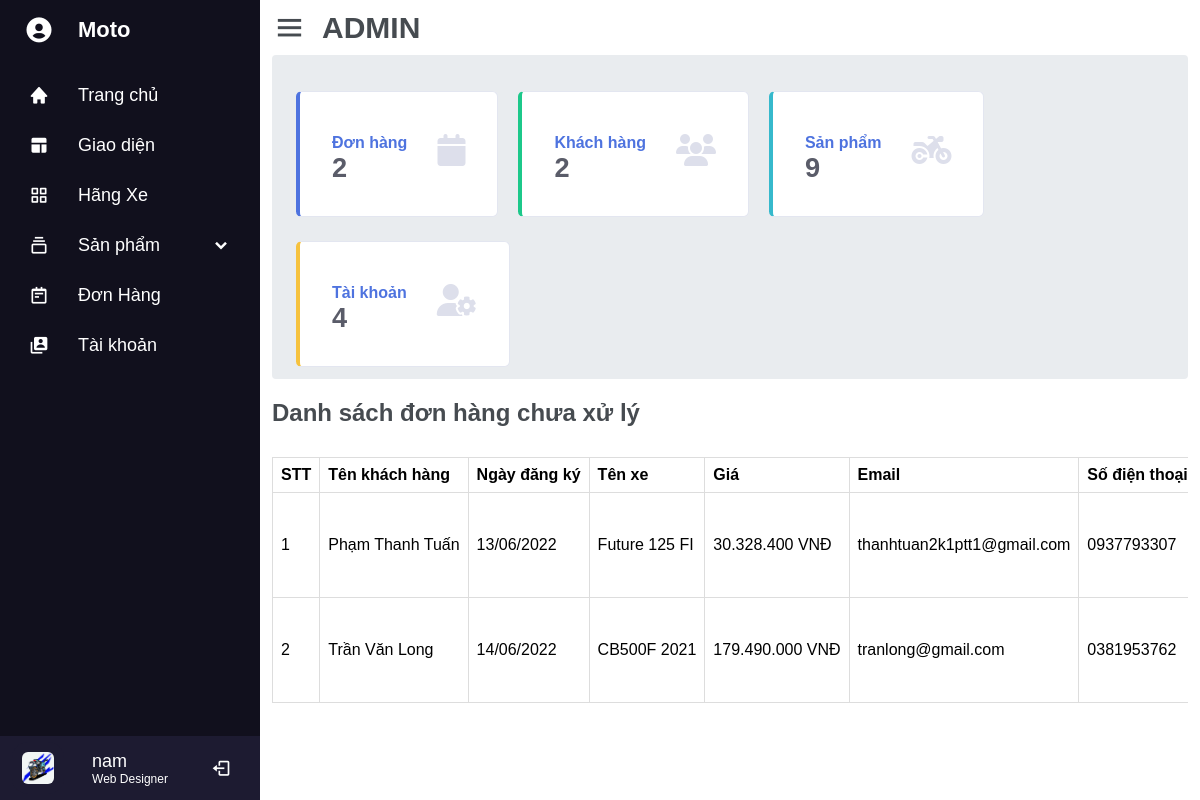
Page /admin/admin.php (signed in) on the committed database.
### tables this page shows
CREATE TABLE `donhang` (
  `MaDonHang` int(11) NOT NULL,
  `TenXe` varchar(50) DEFAULT NULL,
  `NgayDK` date DEFAULT NULL,
  `GhiChu` longtext DEFAULT NULL,
  `MaXe` char(5) DEFAULT NULL,
  `MaKhachHang` char(8) DEFAULT NULL,
  `TrangThai` tinyint(1) NOT NULL
);

CREATE TABLE `khachhang` (
  `MaKhachHang` char(8) NOT NULL,
  `TenKhachHang` varchar(40) DEFAULT NULL,
  `DiaChi` varchar(100) DEFAULT NULL,
  `SDT` char(10) DEFAULT NULL,
  `Email` char(45) DEFAULT NULL
);

CREATE TABLE `xe` (
  `MaXe` char(5) NOT NULL,
  `TenXe` varchar(25) DEFAULT NULL,
  `Gia` float DEFAULT NULL,
  `Hinh` longtext DEFAULT NULL,
  `TenHang` varchar(15) DEFAULT NULL,
  `MaLoai` char(3) DEFAULT NULL,
  `HienThi` tinyint(1) NOT NULL
);

### include/connect.php (called while the page is built, shortened)
<?php
function executeResult($SQL)
{
$CON = mysqli_connect(SERVER, USER, PASS, DB);
    mysqli_set_charset($CON, 'UTF8');
    $RESULT = mysqli_query($CON, $SQL);
    $DATA = [];
    while ($ROW = mysqli_fetch_array($RESULT, 1)) {
        $DATA[] = $ROW;
    }
    return $DATA;
}

### admin/admin.php (the view, shortened to what this page needs)
<?php
require_once('../include/connect.php');
?>
<!DOCTYPE html>
<html lang="en">
<head>
    <link href='https://unpkg.com/boxicons@2.1.2/css/boxicons.min.css' rel='stylesheet'>
    <link rel="stylesheet" href="https://cdnjs.cloudflare.com/ajax/libs/font-awesome/6.1.1/css/all.min.css">
    <?php
    require_once('./style.php');
    ?>
</head>
<body>
    <?php
    require_once('./sidebar.php');
    ?>
    <section class="layout-content">
        <div class="content">
            <div class="header">
                <i class='bx bx-menu'></i>
                <div class="title-content">ADMIN </div>
            </div>
            <div class="menu-content">
                <div class="row">
                    <div class="card donhang">
                        <div class="card-body">
                            <div class="col-left">
                                <div class="text">Đơn hàng</div>
                                <?php
                                    $Count = 0;
                                    $SQL = 'SELECT * FROM donhang';
                                    $categoryList = executeResult($SQL);
                                    foreach ($categoryList as $item) {
                                        $Count++;
                                    }
                                    echo '<div class="number">'.$Count.'</div>';
                                ?>
                            </div>
                            <div class="logo">
                                <i class="fas fa-calendar fa-2x text-gray-300"></i>
                            </div>
                        </div>
                    </div>
                    <div class="card khachhang">
                        <div class="card-body">
                            <div class="col-left">
                                <div class="text">Khách hàng</div>
                                <?php
                                    $Count = 0;
                                    $SQL = 'SELECT * FROM khachhang';
                                    $categoryList = executeResult($SQL);
                                    foreach ($categoryList as $item) {
                                        $Count++;
                                    }
                                    echo '<div class="number">'.$Count.'</div>';
                                ?>
                            </div>
                            <div class="logo">
                                <i class="fas fa-solid fa-users fa-2x text-gray-300"></i>
                            </div>
                        </div>
                    </div>
                    <div class="card sanpham">
                        <div class="card-body">
                            <div class="col-left">
                                <div class="text">Sản phẩm</div>
                                <?php
                                    $Count = 0;
                                    $SQL = 'SELECT * FROM xe';
                                    $categoryList = executeResult($SQL);
                                    foreach ($categoryList as $item) {
                                        $Count++;
                                    }
                                    echo '<div class="number">'.$Count.'</div>';
                                ?>
                            </div>
                            <div class="logo">
                                <i class="fas fa-motorcycle fa-2x text-gray-300"></i>
                            </div>
                        </div>
                    </div>
                    <div class="card user">
                        <div class="card-body">
                            <div class="col-left">
                                <div class="text">Tài khoản</div>
                                <?php
                                    $Count = 0;
                                    $SQL = 'SELECT * FROM taikhoan';
                                    $categoryList = executeResult($SQL);
                                    foreach ($categoryList as $item) {
                                        $Count++;
                                    }
                                    echo '<div class="number">'.$Count.'</div>';
                                ?>
                            </div>
                            <div class="logo">
                                <i class="fas fa-user-gear fa-2x text-gray-300"></i>
                            </div>
                        </div>
                    </div>
                </div>
            </div>
            <h2>Danh sách đơn hàng chưa xử lý</h2>
            <div class="card-body">
                <div class="table-responsive">
                <form method="post">
                    <table>
                        <tr class="title">
                            <td>STT</td>
                            <td>Tên khách hàng</td>
                            <td>Ngày đăng ký</td>
                            <td>Tên xe</td>
                            <td>Giá</td>
                            <td>Email</td>
                            <td>Số điện thoại</td>
                        </tr>
                        <?php
                        $STT = 1;
                        $SQL = 'SELECT MaDonHang, xe.TenXe, Gia, TenKhachHang, NgayDK, DiaChi, SDT, Email, GhiChu, TrangThai, khachhang.MaKhachHang
                                FROM donhang
                                INNER JOIN khachhang
                                ON donhang.MaKhachHang = khachhang.MaKhachHang
                                INNER JOIN xe
                                ON donhang.MaXe = xe.MaXe';
                        $categoryList = executeResult($SQL);
                        foreach ($categoryList as $item) {
                            if ($item['TrangThai'] == 0) {
                                $Ngaydk = $item['NgayDK'];
                                $date= date_create("$Ngaydk");
                                $NgayDK = date_format($date,"d/m/Y");
                                $Gia =  number_format($item['Gia'], 0, ",", ".");
                                echo '<tr>
                                <td>'.$STT.'</td>
                                <td>'.$item['TenKhachHang'].'</td>
                                <td>'.$NgayDK.'</td>
                                <td>'.$item['TenXe'].'</td>
                                <td>'.$Gia.' VNĐ</td>
                                <td>'.$item['Email'].'</td>
                                <td>'.$item['SDT'].'</td>
                                <td>'.$item['GhiChu'].'</td>
                                <td>
                                    <form method="post">
                                        <!-- <input class="btn-update xl" name="update" id="update" value="Xử lý"></input>
                                        <input type="submit" class="btn-xoa xl" name="xoa" id="xoa" value="Xóa"></input> -->
                                        <input value="' . $item['MaDonHang'] . '" class="form-control" id="MaDonHang" name="MaDonHang" type="hidden"/>
                                        <input value="' . $item['MaKhachHang'] . '" class="form-control" id="MaKhachHang" name="MaKhachHang" type="hidden"/>
                                        <div class="frame">
                                            <button id="btn-xuly" name="btn-xuly" class="custom-btn btn-7 xn"><span>Xử lý</span></button>
                                        </div>
                                        <div class="frame">
                                            <button id="btn-xoa" name="btn-xoa" class="custom-btn btn-7 huy"><span>xóa</span></button>
                                        </div>
                                    </form>
                                </td>
                            </tr>';
                            }
                            $STT++;
                        }
                        ?>
                    </table>
                </form>
                </div>
            </div>
    </section>
</body>
</html>

### admin/css/admin.css (style rules this page uses)
:root { --gray: #464b50; --secondary: #6c757d; --gainsboro: #e9ecef; }
* { margin: 0; padding: 0; box-sizing: border-box; font-family: sans-serif; }
.layout-content { position: absolute; height: 100%; left: 260px; width: calc(100% - 260px); transition: all 0.5s ease; }
.layout-content .content { margin: 10px 12px; }
.layout-content .content .header { display: flex; align-items: center; }
.layout-content .content .bx-menu { font-size: 35px; color: var(--gray); margin-right:15px; cursor: pointer; }
.layout-content .content .title-content { font-size: 30px; font-weight: 700; color: var(--gray); }
.layout-content .content .menu-content { display: flex; padding: 0.75rem 1rem; background: var(--gainsboro); border-radius: 0.25rem; margin-top: 10px }
.card { margin-top: 1.5rem; padding: 0.75rem 1rem; border: 1px solid #6c757d; border-radius: 0.25rem; }
.card-body { margin-top: 10px; }
table { border-collapse: collapse; width: 100%; white-space: nowrap; }
td, th { border: 1px solid #dddddd; text-align: left; padding: 8px; width: auto; }
.table-responsive { overflow-x:auto; }
table .title { font-weight: 600; text-align: none; }
h2 { padding: 20px 0 20px 0; color: var(--gray); }
.row { display: flex; flex-wrap: wrap; margin-right: 0.75rem; margin-left: -0.75rem; }
.row .card { position: relative; display: flex; flex-direction: column; min-width: 0; word-wrap: break-word; background-color: #fff; background-clip: border-box; border: 1px solid #e3e6f0; border-radius: 0.35rem; padding-right: 0.75rem; padding-left: 0.75rem; margin-left: 20px; }
.row .card.donhang { border-left: 0.25rem solid #4e73df!important; }
.row .card.khachhang { border-left: 0.25rem solid #1cc88a!important; }
.row .card.sanpham { border-left: 0.25rem solid #36b9cc!important; }
.row .card.user { border-left: 0.25rem solid #f6c23e!important; }
.row .card .card-body { display: flex; min-height: 1px; padding: 1.25rem; }
.row .card .card-body .col-left .text { font-size: 1rem; color: #4e73df!important; font-weight: 700!important; }
.row .card .card-body .col-left .number { font-size: 1.7rem; color: #5a5c69!important; font-weight: 700!important; }
.row .card .card-body .logo { display: flex; width: auto; max-width: 100%; margin-left: 30px; color: #dddfeb!important; }

### rows in the picture
donhang: MaKhachHang.TenKhachHang "Phạm Thanh Tuấn", NgayDK "13/06/2022", MaXe.TenXe "Future 125 FI", MaXe.Gia "30.328.400", MaKhachHang.Email "thanhtuan2k1ptt1@gmail.com", MaKhachHang.SDT "0937793307"
donhang: MaKhachHang.TenKhachHang "Trần Văn Long", NgayDK "14/06/2022", MaXe.TenXe "CB500F 2021", MaXe.Gia "179.490.000", MaKhachHang.Email "tranlong@gmail.com", MaKhachHang.SDT "0381953762"

### other values in the picture
$_SESSION['USER'] "nam"
$Count "2"
$Count "9"
$Count "4"
